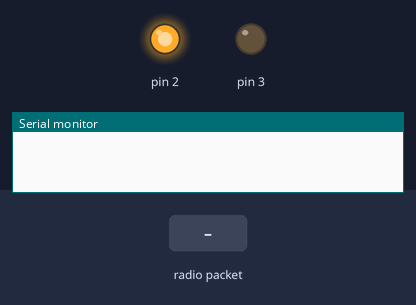
Recording of a sketch running on a simulated Arduino Uno, built with avr-gcc and run on an emulated ATmega328P. Shown: output pins drawn as LEDs (lit = HIGH), the last lines printed to the serial monitor. The test bench sets the inputs (shaded band). No radio packets arrive unless stated.

Above: at 1.2 s.
1.3 s: radio packet "1" arrives
At 1.9 s:
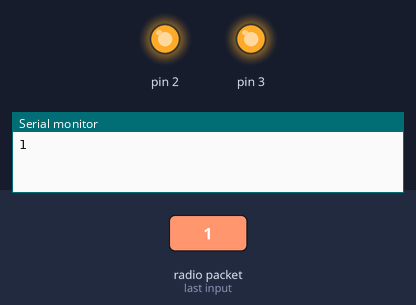
Timing chart, 0 to 4.3 s (numbered marks = the images above; inputs shaded):
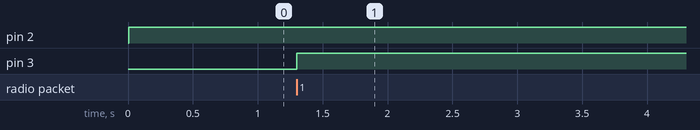

Measured:
- after the input at 1.3 s, pin 3: LOW → HIGH at once

The sketch:

nrf_feb17b_test_receiver.ino
```cpp
/*
* Arduino Wireless Communication Tutorial
*       Example 1 - Receiver Code
*
* by Dejan Nedelkovski, www.HowToMechatronics.com
*
* Library: TMRh20/RF24, https://github.com/tmrh20/RF24/
*/
#include <SPI.h>
#include <nRF24L01.h>
#include <RF24.h>
RF24 radio(10, 9); // CE, CSN
const byte address[6] = "00001";
void setup() {
  Serial.begin(9600);
  radio.begin();
  radio.openReadingPipe(0, address);
  radio.setPALevel(RF24_PA_MIN);
  radio.startListening();
  pinMode(3, OUTPUT);
  pinMode(2, OUTPUT);
}
void loop() {
  if (radio.available()) {
    char text[32] = "";
    radio.read(&text, sizeof(text));
    Serial.println(text);
    digitalWrite(3,HIGH);
    digitalWrite(2,LOW);
    delay(5);
  }
  else{
  digitalWrite(2,HIGH);}

}
```
